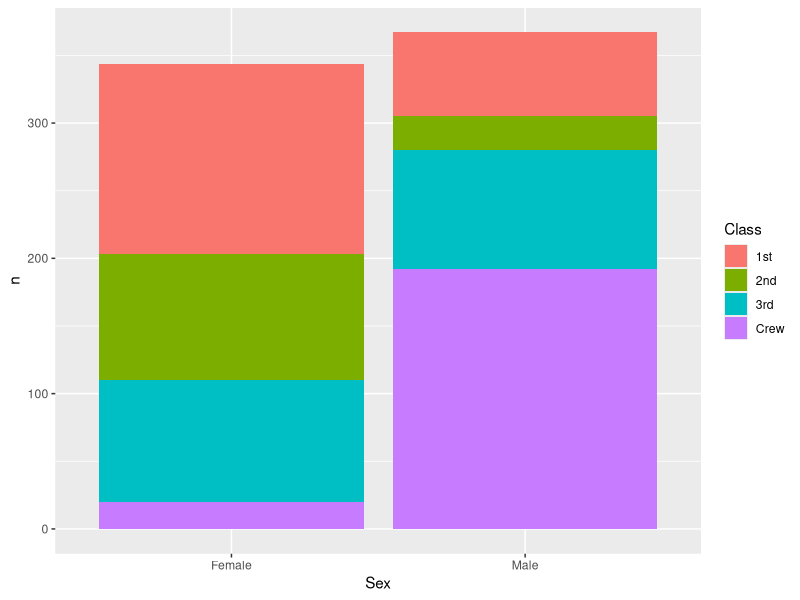
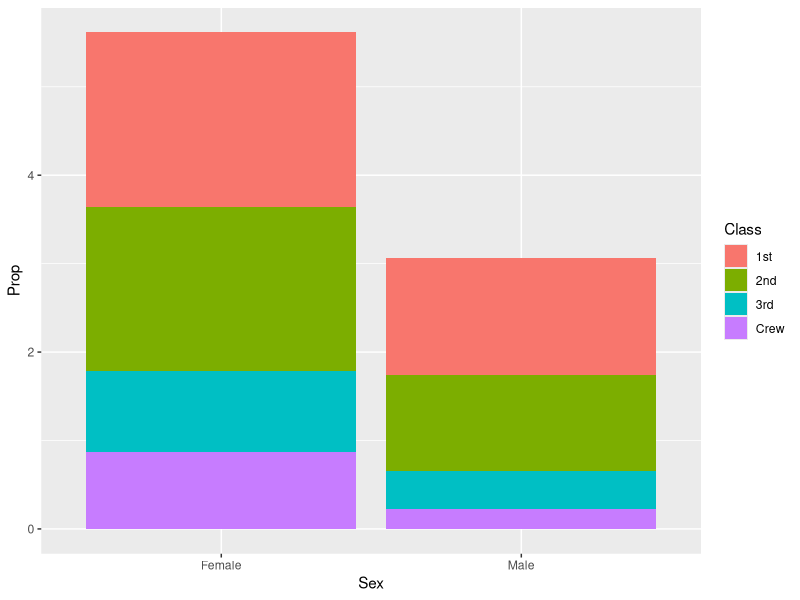
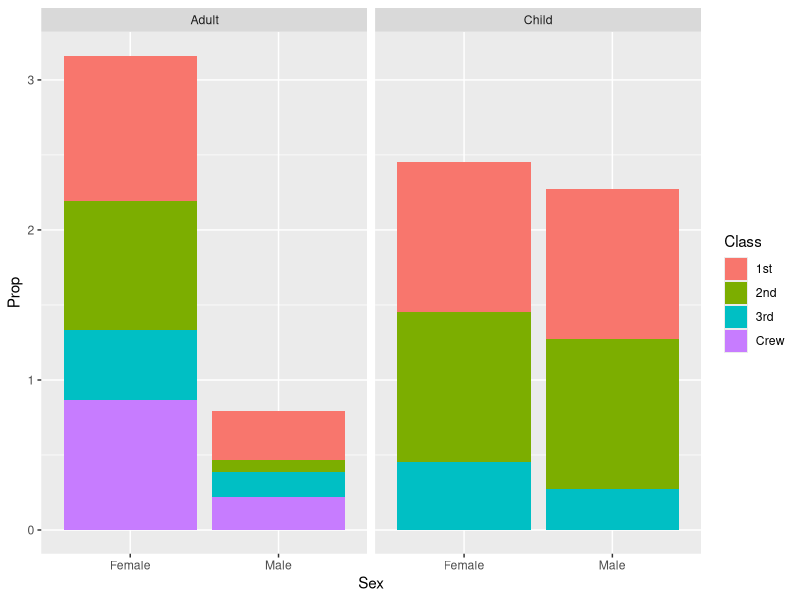

Source code (R) for these figures, in order:
## ---- chunk 1
library(tidyverse)

df_titanic <- as_tibble(Titanic)
## ---- chunk 2
## TASK: Perform a `glimpse` of df_titanic
glimpse(df_titanic)
## ---- chunk 3
## NOTE: No need to edit! We'll cover how to
## do this calculation in a later exercise.
df_titanic %>% summarize(total = sum(n))
## ---- chunk 4
## TASK: Visualize counts against `Class` and `Sex`

survivors <- df_titanic |>
  filter(Survived == "Yes") |>
  select(-c(Age, Survived)) |>
  group_by(Sex, Class) |>
  summarise(n = sum(n))

survivors

ggplot(survivors, aes(x = Sex, y = n, fill = Class)) +
  geom_col()

## ---- chunk 5
## NOTE: No need to edit! We'll cover how to
## do this calculation in a later exercise.
df_prop <-
  df_titanic %>%
  group_by(Class, Sex, Age) %>%
  mutate(
    Total = sum(n),
    Prop = n / Total
  ) %>%
  ungroup()
df_prop
## ---- chunk 6

survivors_prop <- df_prop |>
  filter(Survived == "Yes") |>
  select(-c(Age, Survived)) |>
  group_by(Sex, Class) |>
  summarise(Prop = sum(Prop, na.rm = TRUE))

survivors_prop

ggplot(survivors_prop, aes(x = Sex, y = Prop, fill = Class)) +
  geom_col()

## ---- chunk 7
survivors_prop <- df_prop |>
  filter(Survived == "Yes") |>
  select(-c(Survived))

survivors_prop

ggplot(survivors_prop, aes(x = Sex, y = Prop, fill = Class)) +
  geom_col() +
  facet_grid(. ~ Age)
